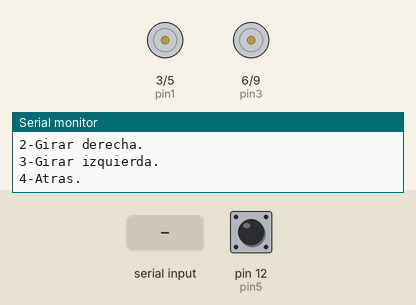
Simulated run of this sketch. Board: Arduino Uno, built with avr-gcc and run on an emulated ATmega328P. Parts: motor-driver pin pairs drawn as motors (green arrow = first pin HIGH = forward, orange = second pin HIGH = backward, longer = more drive), the last lines printed to the serial monitor. The test bench sets the inputs (shaded band); at power-on: pin 12 (pin5) HIGH.

Above: at 1.2 s.
1.3 s: "1" received over Serial
At 2.0 s:
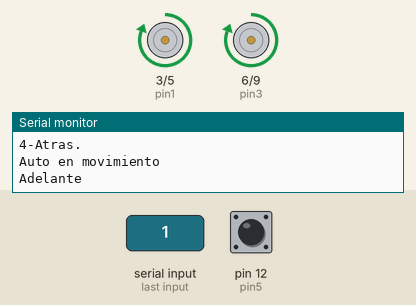
2.8 s: pin 12 (pin5) pulled LOW for 0.15 s
At 3.1 s:
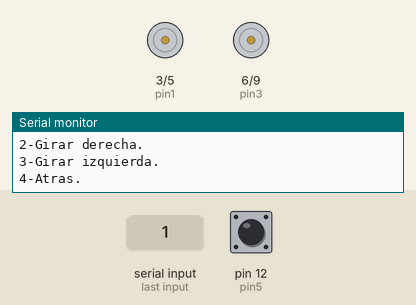
4.4 s: "2" received over Serial
At 5.5 s:
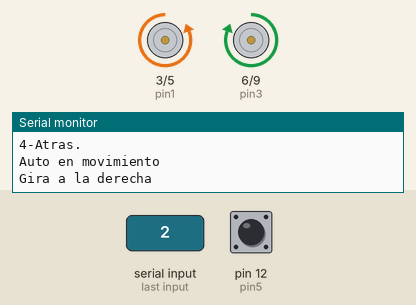
5.9 s: pin 12 (pin5) pulled LOW for 1 s
At 6.6 s:
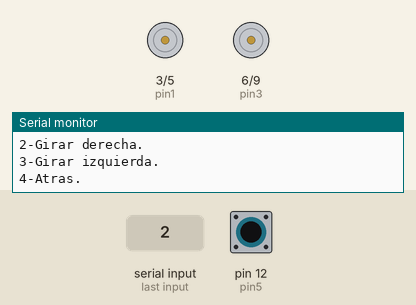
8.4 s: "3" received over Serial
At 9.6 s:
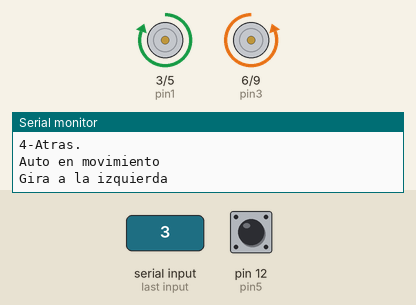
9.9 s: pin 12 (pin5) pulled LOW for 3.2 s
At 10.9 s:
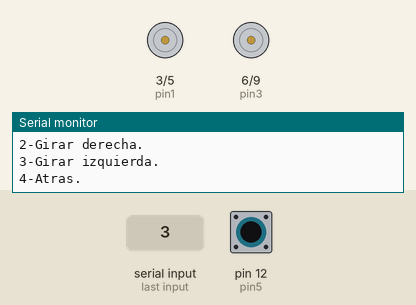
Timing chart, 0 to 12.9 s (numbered marks = the images above; inputs shaded):
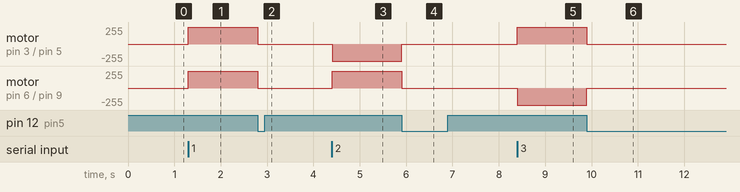

The sketch:

autoaluminio.ino
```cpp
//	Motor 1 (Rueda Izquierda)
int pin1=3;
int pin2=5;

// 	Motor 2	(Rueda Derecha)
int pin3=6;
int pin4=9;

//	Papel aluminio - Pulsador
int pin5=12;

char direccion;				            // Ingresada por teclado..

void motorSetup(){
  pinMode(pin1, OUTPUT);
  pinMode(pin2, OUTPUT);
  pinMode(pin3, OUTPUT);
  pinMode(pin4, OUTPUT);
}

void setup(){
  Serial.begin(9600);		           	// bits por seg
  motorSetup();					        // se configuran como salidas los pines motor
  pinMode(pin5, INPUT_PULLUP);	        // se habilita resistencia pull up utilizada por el pulsador
}

void loop(){
  direccion = lectura();                //Se ingresa la direccion deseada
  if(direccion >= 49 && direccion <=52){
  	enMovimiento();  				//Se realiza el movimiento requerido
  }
}

char lectura(){
  Serial.println("Ingrese el nro de la direccion deseada:");
  Serial.println("1-Adelante.");
  Serial.println("2-Girar derecha.");
  Serial.println("3-Girar izquierda.");
  Serial.println("4-Atras.");
  while (!Serial.available());{
  	direccion = Serial.read();
    Serial.println();
  }

  return direccion;
}

void enMovimiento(){
  Serial.println();
  Serial.println("Auto en movimiento");
  switch(direccion){
    case 49:
    	Serial.println("Adelante");
    	while(digitalRead(pin5)!=0){
        	forward();
        }
    	break;

    case 50:
    	Serial.println("Gira a la derecha");
    	while(digitalRead(pin5)!=0){
        	turnRight();
        }
    	break;

    case 51:
    	Serial.println("Gira a la izquierda");
    	while(digitalRead(pin5)!=0){
        	turnLeft();
        }
    	break;

    case 52:
        Serial.println("Retrocede");
    	while(digitalRead(pin5)!=0){
        	backward();
        }
    	break;

    default:
    	break;
  }
  stop();
  Serial.println();
  Serial.println("****COLISION****");
  Serial.println("El auto a parado");
  Serial.println();
}

void forward(){
  digitalWrite(pin1, HIGH);
  digitalWrite(pin3, HIGH);
  digitalWrite(pin2, LOW);
  digitalWrite(pin4, LOW);
}

void backward(){
  digitalWrite(pin2, HIGH);
  digitalWrite(pin4, HIGH);
  digitalWrite(pin1, LOW);
  digitalWrite(pin3, LOW);
}

void turnRight(){
  digitalWrite(pin1, LOW);
  digitalWrite(pin3, HIGH);
  digitalWrite(pin2, HIGH);
  digitalWrite(pin4, LOW);
}

void turnLeft(){
  digitalWrite(pin1, HIGH);
  digitalWrite(pin3, LOW);
  digitalWrite(pin2, LOW);
  digitalWrite(pin4, HIGH);
}

void stop(){
  digitalWrite(pin1, LOW);
  digitalWrite(pin3, LOW);
  digitalWrite(pin2, LOW);
  digitalWrite(pin4, LOW);
}
```

Measured:
- after the input at 1.3 s, motor on pin 3 (pin1) / pin 5 (pin2), motor on pin 6 (pin3) / pin 9 (pin4): stopped → forward 255/255 at once
- after the input at 2.8 s, motor on pin 3 (pin1) / pin 5 (pin2), motor on pin 6 (pin3) / pin 9 (pin4): forward 255/255 → stopped at once
- after the input at 4.4 s, motor on pin 3 (pin1) / pin 5 (pin2): stopped → backward 255/255 at once; motor on pin 6 (pin3) / pin 9 (pin4): stopped → forward 255/255 at once
- after the input at 5.9 s, motor on pin 3 (pin1) / pin 5 (pin2): backward 255/255 → stopped at once; motor on pin 6 (pin3) / pin 9 (pin4): forward 255/255 → stopped at once
- after the input at 8.4 s, motor on pin 3 (pin1) / pin 5 (pin2): stopped → forward 255/255 at once; motor on pin 6 (pin3) / pin 9 (pin4): stopped → backward 255/255 at once
- after the input at 9.9 s, motor on pin 3 (pin1) / pin 5 (pin2): forward 255/255 → stopped at once; motor on pin 6 (pin3) / pin 9 (pin4): backward 255/255 → stopped at once
